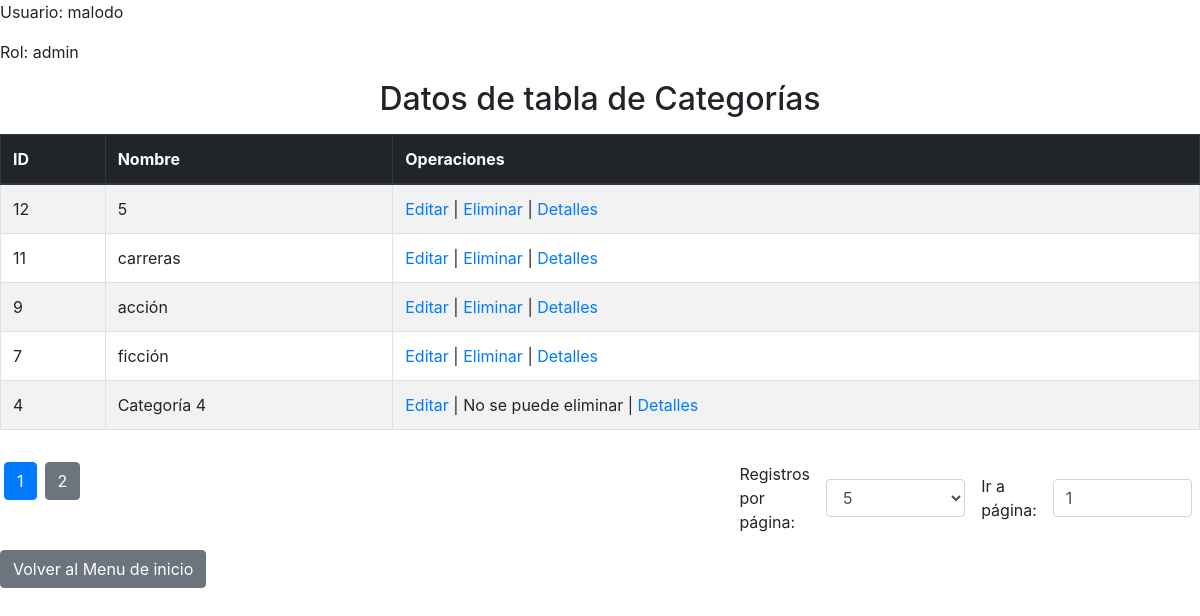
Page /ficherosDelproyecto/manejo_categorias/listar_categorias.php (signed in) on the committed database.
### tables this page shows
CREATE TABLE `categoria` (
  `IDCAT` int(5) NOT NULL,
  `NOMBRECAT` varchar(40) NOT NULL
);

### ficherosDelproyecto/manejo_categorias/listar_categorias.php (the view, shortened to what this page needs)
<!DOCTYPE html>
<html lang="es">
<head>
    <link rel="stylesheet" href="https://maxcdn.bootstrapcdn.com/bootstrap/4.0.0-beta.2/css/bootstrap.min.css"
        integrity="sha384-
        PsH8R72JQ3SOdhVi3uxftmaW6Vc51MKb0q5P2rRUpPvrszuE4W1povHYgTpB
        fshb">
</head>
<body>
<?php
    include '../conexion.php';
    include '../login//datos_del_login.php';
    $resultadosPorPagina = isset($_GET['registrosPorPagina']) ? (int)$_GET['registrosPorPagina'] : 5;
    $totalRegistros = $conexion->query("SELECT COUNT(*) FROM CATEGORIA")->fetchColumn();
    $totalPaginas = ceil($totalRegistros / $resultadosPorPagina);
    $paginaActual = isset($_GET['pagina']) ? (int)$_GET['pagina'] : 1;
    $paginaActual = max(1, min($totalPaginas, $paginaActual));
    $inicio = ($paginaActual - 1) * $resultadosPorPagina;
    try {
        $query = $conexion->prepare("SELECT * FROM CATEGORIA ORDER BY IDCAT DESC LIMIT :inicio, :resultadosPorPagina");
        $query->bindParam(':inicio', $inicio, PDO::PARAM_INT);
        $query->bindParam(':resultadosPorPagina', $resultadosPorPagina, PDO::PARAM_INT);
        $query->execute();
        if ($query->rowCount() > 0) {
            ?>
            <div>
                <h2 class="mt-3 mb-3 d-flex justify-content-center align-items-center flex-column">Datos de tabla de Categorías</h2>
                <div class="table-responsive">
                    <table class="table table-bordered table-striped">
                        <thead class="thead-dark">
                        <tr>
                            <th>ID</th>
                            <th>Nombre</th>
                            <th>Operaciones</th>
                        </tr>
                        </thead>
                        <tbody>
                        <?php
                        while ($categoria = $query->fetch(PDO::FETCH_ASSOC)) {
                            echo '<tr>';
                            echo '<td>' . $categoria['IDCAT'] . '</td>';
                            echo '<td>' . $categoria['NOMBRECAT'] . '</td>';
                            echo '<td>';
                            echo '<a href="editar_categoria/editar_categoria.php?id=' . $categoria['IDCAT'] . '">Editar</a> | ';
                            $puedeEliminar = puedeEliminarCategoria($conexion, $categoria['IDCAT']);
                            if ($_SESSION['usuario_rol'] == 'admin'&& $puedeEliminar) {
                                echo '<a href="javascript:void(0);" onclick="confirmarEliminar(' . $categoria['IDCAT'] . ')">Eliminar</a> | ';
                            } else {
                                echo 'No se puede eliminar | ';
                            }
                            echo '<a href="detalle_categoria.php?id=' . $categoria['IDCAT'] . '">Detalles</a>';
                            echo '</td>';
                            echo '</tr>';
                        }
                        ?>
                        </tbody>
                    </table>
                </div>
                <div class="d-flex justify-content-between my-3">
                    <div>
                        <?php
                        for ($i = 1; $i <= $totalPaginas; $i++) {
                            $claseActiva = ($i == $paginaActual) ? 'btn-primary' : 'btn-secondary';
                            echo '<a class="btn ' . $claseActiva . ' mx-1" href="?pagina=' . $i . '&registrosPorPagina=' . $resultadosPorPagina . '">' . $i . '</a>';
                        }
                        ?>
                    </div>
                    <div class="d-flex align-items-center">
                        <span class="mx-2">Registros por página:</span>
                        <select class="form-control mx-2" onchange="cambiarRegistrosPorPagina(this.value)">
                            <?php
                            $opciones = [5, 10, 20];
                            foreach ($opciones as $opcion) {
                                $seleccionada = ($opcion == $resultadosPorPagina) ? 'selected' : '';
                                echo '<option value="' . $opcion . '" ' . $seleccionada . '>' . $opcion . '</option>';
                            }
                            ?>
                        </select>
                        <span class="mx-2">Ir a página:</span>
                        <input type="number" class="form-control mx-2" min="1" max="<?php echo $totalPaginas; ?>" value="<?php echo $paginaActual; ?>" onchange="irAPagina(this.value)">
                    </div>
                </div>
            </div>
            <?php
        } else {
            echo '<p class="alert alert-info">No hay categorías registradas.</p>';
        }
    } catch (PDOException $ex) {
        echo '<p class="alert alert-danger">Error al procesar la solicitud: ' . $ex->getMessage() . '</p>';
    }
    function puedeEliminarCategoria($conexion, $idCategoria)
    {
        $queryEntradas = $conexion->prepare("SELECT COUNT(*) FROM ENTRADAS WHERE IDCATEGORIA = :idCategoria");
        $queryEntradas->bindParam(':idCategoria', $idCategoria, PDO::PARAM_INT);
        $queryEntradas->execute();
        $entradasRelacionadas = $queryEntradas->fetchColumn();
        return $entradasRelacionadas == 0;
    }
?>
<div class="mt-1">
    <a href="../../index.php" class="btn btn-secondary">Volver al Menu de inicio</a>
</div>
</body>
</html>

### rows in the picture
categoria: IDCAT "12", NOMBRECAT "5"
categoria: IDCAT "11", NOMBRECAT "carreras"
categoria: IDCAT "9", NOMBRECAT "acción"
categoria: IDCAT "7", NOMBRECAT "ficción"
categoria: IDCAT "4", NOMBRECAT "Categoría 4", shows "No se puede eliminar |"

### other values in the picture
$usuario_nick "malodo"
$usuario_rol "admin"
form field value "5"
